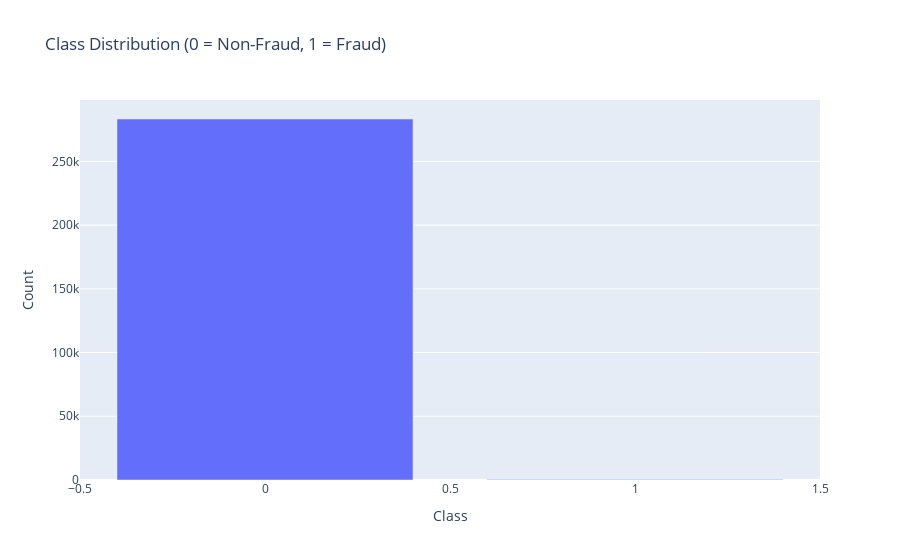

Notebook cell for this chart:
### Code cell
import plotly.graph_objects as go
import plotly.express as px
import plotly.io as pio
import numpy as np

def visualize_dataset(df):
    # Visualize class distribution using Plotly
    fig = px.bar(df['Class'].value_counts().reset_index(), x='index', y='Class', 
                 labels={'index': 'Class', 'Class': 'Count'}, 
                 title='Class Distribution (0 = Non-Fraud, 1 = Fraud)')
    pio.show(fig)  # Use plotly.io.show() instead of fig.show()



    # Visualize transaction amount distribution by fraud status using Plotly
    fig = px.histogram(df, x='Amount', color='Class', 
                        nbins=50, 
                        title='Transaction Amount Distribution by Fraud Status', 
                        labels={'Amount': 'Transaction Amount', 'Class': 'Fraud Status'})
    pio.show(fig)  # Use plotly.io.show() instead of fig.show()

# Run the visualization function
visualize_dataset(df)

### Figure 1 — Plotly figure (JSON) as saved in the notebook; plotly's stock layout.template omitted (floating-point values rounded to 4 significant figures)
{"data": [{"hovertemplate": "Class=%{x}<br>Count=%{y}<extra></extra>", "legendgroup": "", "marker": {"color": "#636efa", "pattern": {"shape": ""}}, "name": "", "orientation": "v", "showlegend": false, "textposition": "auto", "type": "bar", "x": [0, 1], "xaxis": "x", "y": [283253, 473], "yaxis": "y"}], "layout": {"barmode": "relative", "legend": {"tracegroupgap": 0}, "title": {"text": "Class Distribution (0 = Non-Fraud, 1 = Fraud)"}, "xaxis": {"anchor": "y", "domain": [0, 1], "title": {"text": "Class"}}, "yaxis": {"anchor": "x", "domain": [0, 1], "title": {"text": "Count"}}}}
